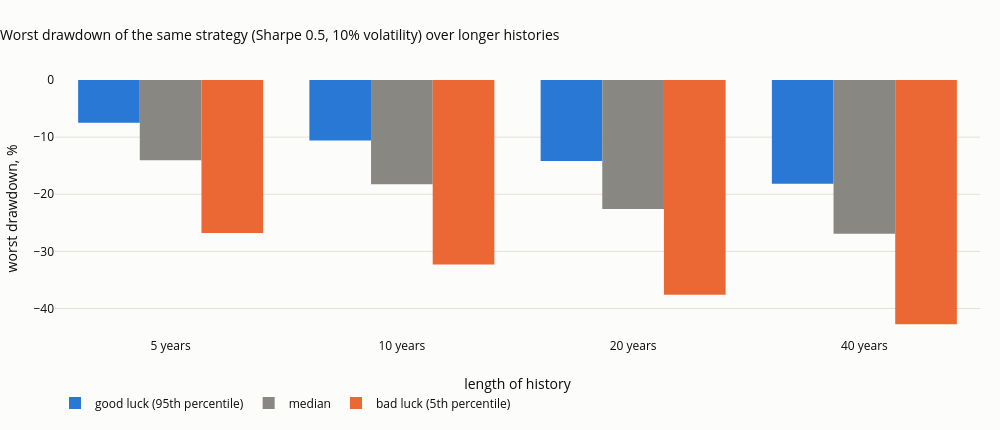

Here is the notebook cell this chart was saved with:
### Code cell
fig = go.Figure()
yrs = [f"{y} years" for y in mdd_tab.index]
fig.add_bar(x=yrs, y=mdd_tab["95th pct (good luck)"], name="good luck (95th percentile)", marker_color=SERIES[0])
fig.add_bar(x=yrs, y=mdd_tab["median"], name="median", marker_color=MUTED)
fig.add_bar(x=yrs, y=mdd_tab["5th pct (bad luck)"], name="bad luck (5th percentile)", marker_color=SERIES[1])
fig.update_layout(barmode="group", title="Worst drawdown of the same strategy (Sharpe 0.5, 10% volatility) over longer histories",
                  xaxis_title="length of history", xaxis_type="category", yaxis_title="worst drawdown, %", height=430, width=1000, margin=dict(t=80),
                  legend=dict(orientation="h", y=-0.2, x=0))
save_figure(fig, "T_03_drawdown_by_length", FIG)
fig

### Figure 1 — Plotly figure (JSON) as saved in the notebook; plotly's stock layout.template omitted (floating-point values rounded to 4 significant figures)
{"data": [{"marker": {"color": "#2a78d6"}, "name": "good luck (95th percentile)", "type": "bar", "x": ["5 years", "10 years", "20 years", "40 years"], "y": [-7.48, -10.6, -14.19, -18.18]}, {"marker": {"color": "#898781"}, "name": "median", "type": "bar", "x": ["5 years", "10 years", "20 years", "40 years"], "y": [-14.03, -18.25, -22.6, -26.92]}, {"marker": {"color": "#eb6834"}, "name": "bad luck (5th percentile)", "type": "bar", "x": ["5 years", "10 years", "20 years", "40 years"], "y": [-26.8, -32.29, -37.58, -42.74]}], "layout": {"barmode": "group", "height": 430, "legend": {"orientation": "h", "x": 0, "y": -0.2}, "margin": {"t": 80}, "title": {"text": "Worst drawdown of the same strategy (Sharpe 0.5, 10% volatility) over longer histories"}, "width": 1000, "xaxis": {"title": {"text": "length of history"}, "type": "category"}, "yaxis": {"title": {"text": "worst drawdown, %"}}}}
